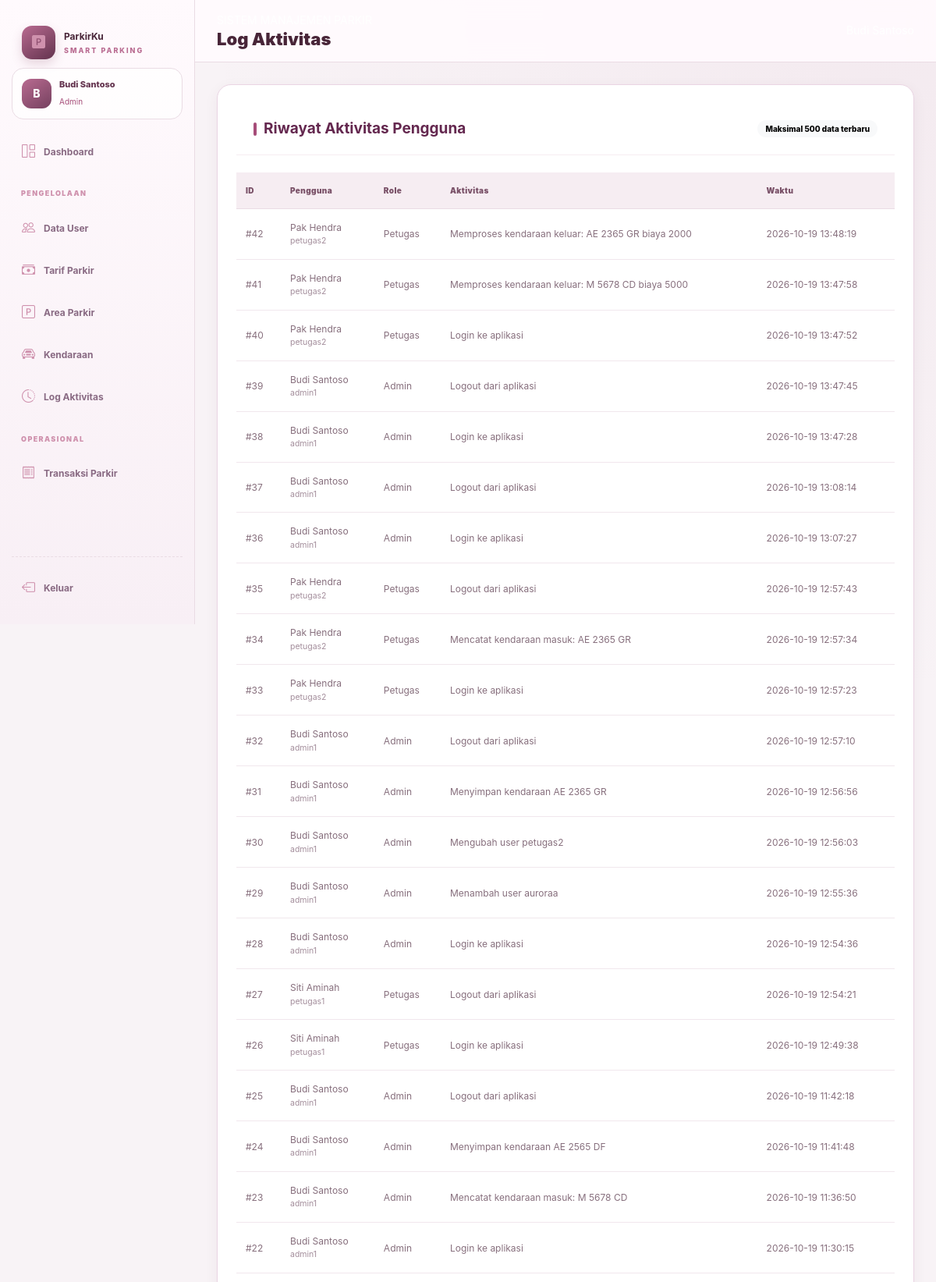
/parkir/admin/log.php (signed in, upper part), run on the app's committed database.
### tables this page shows
CREATE TABLE `tb_user` (
  `id_user` int(11) NOT NULL,
  `nama_lengkap` varchar(50) NOT NULL,
  `username` varchar(50) NOT NULL,
  `password` varchar(100) NOT NULL,
  `role` enum('admin','petugas','owner') NOT NULL,
  `status_aktif` tinyint(1) NOT NULL DEFAULT 1
);

CREATE TABLE `tb_log_aktivitas` (
  `id_log` int(11) NOT NULL,
  `id_user` int(11) NOT NULL,
  `aktivitas` varchar(100) NOT NULL,
  `waktu_aktivitas` datetime NOT NULL DEFAULT current_timestamp()
);

### parkir/includes/functions.php (called while the page is built, shortened)
<?php
function e($value): string
{
    return htmlspecialchars(
        (string)($value ?? ''),
        ENT_QUOTES,
        'UTF-8'
    );
}
function current_user(): array
{
    return $_SESSION['user'] ?? [];
}
function base_url(string $path = ''): string
{
    return '/parkir/' . ltrim($path, '/');
}

### parkir/admin/log.php (the view, shortened to what this page needs)
<?php
require_once __DIR__ . '/../includes/auth.php';
$rows = $pdo->query(
    'SELECT
        l.id_log,
        l.aktivitas,
        l.waktu_aktivitas,
        u.nama_lengkap,
        u.username,
        u.role
     FROM tb_log_aktivitas l
     JOIN tb_user u ON u.id_user=l.id_user
     ORDER BY l.id_log DESC
     LIMIT 500'
)->fetchAll();
$pageTitle = 'Log Aktivitas';
require __DIR__ . '/../includes/header.php';
require __DIR__ . '/../includes/sidebar.php';
?>
<div class="panel">
    <div class="panel-head">
        <h2 class="section-heading mb-0">
            Riwayat Aktivitas Pengguna
        </h2>
        <span class="badge text-bg-light">
            Maksimal 500 data terbaru
        </span>
    </div>
    <div class="table-responsive">
        <table class="table">
            <thead>
                <tr>
                    <th>ID</th>
                    <th>Pengguna</th>
                    <th>Role</th>
                    <th>Aktivitas</th>
                    <th>Waktu</th>
                </tr>
            </thead>
            <tbody>
                <?php foreach ($rows as $r): ?>
                    <tr>
                        <td>#<?= (int)$r['id_log'] ?></td>
                        <td>
                            <?= e($r['nama_lengkap']) ?>
                            <small class="d-block text-secondary">
                                <?= e($r['username']) ?>
                            </small>
                        </td>
                        <td><?= e(ucfirst($r['role'])) ?></td>
                        <td><?= e($r['aktivitas']) ?></td>
                        <td><?= e($r['waktu_aktivitas']) ?></td>
                    </tr>
                <?php endforeach; ?>
            </tbody>
        </table>
    </div>
</div>
<?php require __DIR__ . '/../includes/footer.php'; ?>

### parkir/includes/sidebar.php (shortened to what this page needs)
<?php
$role = $me['role'] ?? '';
?>
<aside class="sidebar">
    <a class="brand" href="<?= e(base_url('dashboard.php')) ?>">
        <span class="brand-icon">
            <i class="bi bi-p-square-fill"></i>
        </span>
        <span>
            ParkirKu
            <small>SMART PARKING</small>
        </span>
    </a>
    <div class="profile-mini">
        <div class="avatar">
            <?= e(strtoupper(substr($me['nama_lengkap'] ?? 'U', 0, 1))) ?>
        </div>
        <div>
            <strong><?= e($me['nama_lengkap'] ?? '') ?></strong>
            <small><?= e(ucfirst($role)) ?></small>
        </div>
    </div>
    <nav class="nav-menu">
        <a href="<?= e(base_url('dashboard.php')) ?>">
            <i class="bi bi-grid-1x2"></i>
            Dashboard
        </a>
        <?php if ($role === 'admin'): ?>
            <div class="nav-label">PENGELOLAAN</div>
            <a href="<?= e(base_url('admin/users.php')) ?>">
                <i class="bi bi-people"></i>
                Data User
            </a>
            <a href="<?= e(base_url('admin/tarif.php')) ?>">
                <i class="bi bi-cash-stack"></i>
                Tarif Parkir
            </a>
            <a href="<?= e(base_url('admin/area.php')) ?>">
                <i class="bi bi-p-square"></i>
                Area Parkir
            </a>
            <a href="<?= e(base_url('admin/kendaraan.php')) ?>">
                <i class="bi bi-car-front"></i>
                Kendaraan
            </a>
            <a href="<?= e(base_url('admin/log.php')) ?>">
                <i class="bi bi-clock-history"></i>
                Log Aktivitas
            </a>
        <?php endif; ?>
        <?php if (in_array($role, ['admin', 'petugas'], true)): ?>
            <div class="nav-label">OPERASIONAL</div>
            <a href="<?= e(base_url('petugas/transaksi.php')) ?>">
                <i class="bi bi-receipt"></i>
                Transaksi Parkir
            </a>
        <?php endif; ?>
    </nav>
    <div class="sidebar-bottom">
        <a href="<?= e(base_url('auth/logout.php')) ?>">
            <i class="bi bi-box-arrow-left"></i>
            Keluar
        </a>
    </div>
</aside>
<main class="main-area">
    <header class="topbar">
        <div>
            <span class="topbar-kicker">SISTEM MANAJEMEN PARKIR</span>
            <h1><?= e($pageTitle) ?></h1>
        </div>
        <div class="top-user">
        </div>
    </header>
    <div class="page-content">

### data on the page
tb_user: nama_lengkap "B", nama_lengkap "Budi Santoso", role "Admin"
tb_log_aktivitas: id_log "42", id_user.nama_lengkap "Pak Hendra", id_user.username "petugas2", id_user.role "Petugas", aktivitas "Memproses kendaraan keluar: AE 2365 GR biaya 2000", waktu_aktivitas "2026-10-19 13:48:19"
tb_log_aktivitas: id_log "41", id_user.nama_lengkap "Pak Hendra", id_user.username "petugas2", id_user.role "Petugas", aktivitas "Memproses kendaraan keluar: M 5678 CD biaya 5000", waktu_aktivitas "2026-10-19 13:47:58"
tb_log_aktivitas: id_log "40", id_user.nama_lengkap "Pak Hendra", id_user.username "petugas2", id_user.role "Petugas", aktivitas "Login ke aplikasi", waktu_aktivitas "2026-10-19 13:47:52"
tb_log_aktivitas: id_log "39", id_user.nama_lengkap "Budi Santoso", id_user.username "admin1", id_user.role "Admin", aktivitas "Logout dari aplikasi", waktu_aktivitas "2026-10-19 13:47:45"
tb_log_aktivitas: id_log "38", id_user.nama_lengkap "Budi Santoso", id_user.username "admin1", id_user.role "Admin", aktivitas "Login ke aplikasi", waktu_aktivitas "2026-10-19 13:47:28"
tb_log_aktivitas: id_log "37", id_user.nama_lengkap "Budi Santoso", id_user.username "admin1", id_user.role "Admin", aktivitas "Logout dari aplikasi", waktu_aktivitas "2026-10-19 13:08:14"
tb_log_aktivitas: id_log "36", id_user.nama_lengkap "Budi Santoso", id_user.username "admin1", id_user.role "Admin", aktivitas "Login ke aplikasi", waktu_aktivitas "2026-10-19 13:07:27"
tb_log_aktivitas: id_log "35", id_user.nama_lengkap "Pak Hendra", id_user.username "petugas2", id_user.role "Petugas", aktivitas "Logout dari aplikasi", waktu_aktivitas "2026-10-19 12:57:43"
tb_log_aktivitas: id_log "34", id_user.nama_lengkap "Pak Hendra", id_user.username "petugas2", id_user.role "Petugas", aktivitas "Mencatat kendaraan masuk: AE 2365 GR", waktu_aktivitas "2026-10-19 12:57:34"
tb_log_aktivitas: id_log "33", id_user.nama_lengkap "Pak Hendra", id_user.username "petugas2", id_user.role "Petugas", aktivitas "Login ke aplikasi", waktu_aktivitas "2026-10-19 12:57:23"
tb_log_aktivitas: id_log "32", id_user.nama_lengkap "Budi Santoso", id_user.username "admin1", id_user.role "Admin", aktivitas "Logout dari aplikasi", waktu_aktivitas "2026-10-19 12:57:10"
tb_log_aktivitas: id_log "31", id_user.nama_lengkap "Budi Santoso", id_user.username "admin1", id_user.role "Admin", aktivitas "Menyimpan kendaraan AE 2365 GR", waktu_aktivitas "2026-10-19 12:56:56"
tb_log_aktivitas: id_log "30", id_user.nama_lengkap "Budi Santoso", id_user.username "admin1", id_user.role "Admin", aktivitas "Mengubah user petugas2", waktu_aktivitas "2026-10-19 12:56:03"
tb_log_aktivitas: id_log "29", id_user.nama_lengkap "Budi Santoso", id_user.username "admin1", id_user.role "Admin", aktivitas "Menambah user auroraa", waktu_aktivitas "2026-10-19 12:55:36"
tb_log_aktivitas: id_log "28", id_user.nama_lengkap "Budi Santoso", id_user.username "admin1", id_user.role "Admin", aktivitas "Login ke aplikasi", waktu_aktivitas "2026-10-19 12:54:36"
tb_log_aktivitas: id_log "27", id_user.nama_lengkap "Siti Aminah", id_user.username "petugas1", id_user.role "Petugas", aktivitas "Logout dari aplikasi", waktu_aktivitas "2026-10-19 12:54:21"
tb_log_aktivitas: id_log "26", id_user.nama_lengkap "Siti Aminah", id_user.username "petugas1", id_user.role "Petugas", aktivitas "Login ke aplikasi", waktu_aktivitas "2026-10-19 12:49:38"
tb_log_aktivitas: id_log "25", id_user.nama_lengkap "Budi Santoso", id_user.username "admin1", id_user.role "Admin", aktivitas "Logout dari aplikasi", waktu_aktivitas "2026-10-19 11:42:18"
tb_log_aktivitas: id_log "24", id_user.nama_lengkap "Budi Santoso", id_user.username "admin1", id_user.role "Admin", aktivitas "Menyimpan kendaraan AE 2565 DF", waktu_aktivitas "2026-10-19 11:41:48"
tb_log_aktivitas: id_log "23", id_user.nama_lengkap "Budi Santoso", id_user.username "admin1", id_user.role "Admin", aktivitas "Mencatat kendaraan masuk: M 5678 CD", waktu_aktivitas "2026-10-19 11:36:50"
tb_log_aktivitas: id_log "22", id_user.nama_lengkap "Budi Santoso", id_user.username "admin1", id_user.role "Admin", aktivitas "Login ke aplikasi", waktu_aktivitas "2026-10-19 11:30:15"

### other printed values
$pageTitle "Log Aktivitas"
